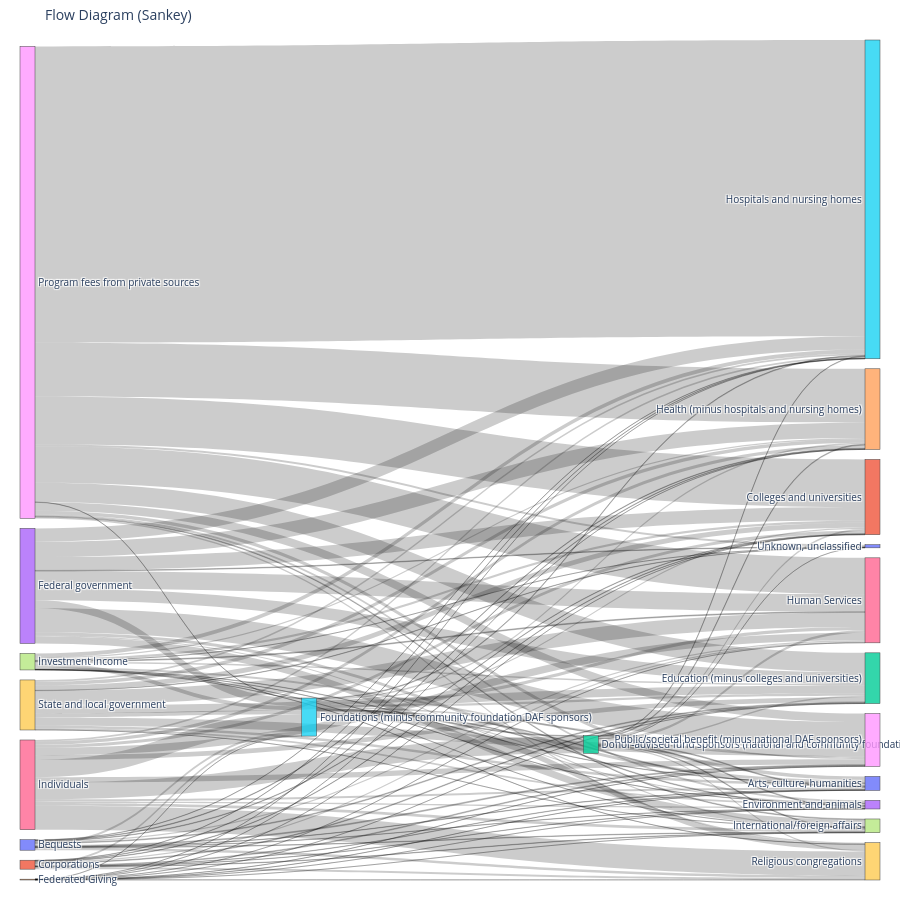

The cell this chart's notebook holds for it:
### Markdown cell above
### Visualize with Plotly Sankey (static charts)

### Code cell
sankey_df = flow_df.copy()

# clean
sankey_df["Amount"] = pd.to_numeric(sankey_df["Amount"], errors="coerce")
sankey_df = sankey_df.dropna(subset=["Amount"])

# merge duplicates
sankey_df = sankey_df.groupby(["Source", "Recipient"], as_index=False)["Amount"].sum()

# split loops
self_loops = sankey_df[sankey_df["Source"] == sankey_df["Recipient"]]
sankey_df = sankey_df[sankey_df["Source"] != sankey_df["Recipient"]]

# nodes + mapping
nodes = pd.Index(sankey_df["Source"].tolist() + sankey_df["Recipient"].tolist()).unique()
node_map = {n: i for i, n in enumerate(nodes)}

source_idx = sankey_df["Source"].map(node_map)
target_idx = sankey_df["Recipient"].map(node_map)
values = sankey_df["Amount"]

# sankey
fig = go.Figure(data=[go.Sankey(
    node=dict(
        label=list(nodes),
        pad=10,
        thickness=15
    ),
    link=dict(
        source=source_idx,
        target=target_idx,
        value=values
    )
)])

# layout
fig.update_layout(
    title_text="Flow Diagram (Sankey)",
    font_size=10,
    height=900,
    width=900,
    margin=dict(l=20, r=20, t=40, b=20)
)

fig.show()

# self-loop summary (optional)
self_loop_summary = self_loops.groupby("Source")["Amount"].sum()

### Figure 1 — Plotly figure (JSON) as saved in the notebook; plotly's stock layout.template omitted (floating-point values rounded to 4 significant figures)
{"data": [{"link": {"source": [0, 0, 0, 0, 0, 0, 0, 0, 0, 0, 0, 0, 1, 1, 1, 1, 1, 1, 1, 1, 1, 1, 1, 1, 2, 2, 2, 2, 2, 2, 2, 2, 2, 2, 2, 2, 3, 3, 3, 3, 3, 3, 3, 3, 3, 3, 3, 3, 3, 4, 4, 4, 4, 4, 4, 4, 4, 4, 4, 4, 4, 5, 5, 5, 5, 5, 5, 5, 5, 5, 5, 5, 5, 6, 6, 6, 6, 6, 6, 6, 6, 6, 6, 6, 6, 6, 7, 7, 7, 7, 7, 7, 7, 7, 7, 7, 7, 7, 8, 8, 8, 8, 8, 8, 8, 8, 8, 8, 8, 8, 8, 9, 9, 9, 9, 9, 9, 9, 9, 9, 9, 9, 9, 9], "target": [10, 11, 12, 13, 5, 14, 15, 16, 17, 18, 19, 20, 10, 11, 12, 13, 5, 14, 15, 16, 17, 18, 19, 20, 10, 11, 12, 13, 5, 14, 15, 16, 17, 18, 19, 20, 10, 11, 2, 12, 13, 5, 14, 15, 16, 17, 18, 19, 20, 10, 11, 12, 13, 5, 14, 15, 16, 17, 18, 19, 20, 10, 11, 2, 12, 13, 14, 15, 16, 17, 18, 19, 20, 10, 11, 2, 12, 13, 5, 14, 15, 16, 17, 18, 19, 20, 10, 11, 12, 13, 5, 14, 15, 16, 17, 18, 19, 20, 10, 11, 2, 12, 13, 5, 14, 15, 16, 17, 18, 19, 20, 10, 11, 2, 12, 13, 5, 14, 15, 16, 17, 18, 19, 20], "value": [1.6, 2.2, 3.43, 1.2, 9.27, 2.42, 1.2, 5.63, 2.02, 4.03, 9.66, 0.0, 1.37, 1.88, 2.94, 1.03, 7.94, 2.07, 1.03, 4.82, 1.73, 3.45, 8.27, 0.0, 3.42, 6.82, 6.99, 3.41, 0.0, 3.49, 2.15, 9.38, 3.14, 4.98, 5.48, 0.4, 12.1, 54.37, 0.0, 48.07, 4.59, 32.49, 62.82, 54.21, 70.81, 29.35, 97.64, 0.0, 2.55, 0.13, 0.17, 0.27, 0.1, 0.73, 0.19, 0.1, 0.45, 0.16, 0.32, 0.76, 0.0, 3.89, 5.33, 3.2, 8.33, 2.92, 5.88, 2.92, 13.66, 4.9, 6.57, 23.43, 0.0, 8.72, 11.9, 68.67, 18.62, 6.54, 70.8, 13.14, 6.48, 30.51, 10.9, 21.79, 97.72, 0.0, 1.38, 9.71, 6.07, 0.5, 16.5, 4.95, 15.43, 3.38, 0.62, 7.94, 0.63, 0.09, 14.7, 194.1, 0.0, 78.61, 7.3, 1.03, 219.7, 1207.0, 148.4, 3.26, 34.56, 5.86, 8.52, 9.56, 20.11, 0.0, 33.34, 7.45, 16.25, 14.17, 8.1, 59.4, 0.05, 34.21, 0.0, 1.27]}, "node": {"label": ["Bequests", "Corporations", "Donor-advised fund sponsors (national and community foundation only)", "Federal government", "Federated Giving", "Foundations (minus community foundation DAF sponsors)", "Individuals", "Investment Income", "Program fees from private sources", "State and local government", "Arts, culture, humanities", "Colleges and universities", "Education (minus colleges and universities)", "Environment and animals", "Health (minus hospitals and nursing homes)", "Hospitals and nursing homes", "Human Services", "International/foreign affairs", "Public/societal benefit (minus national DAF sponsors)", "Religious congregations", "Unknown, unclassified"], "pad": 10, "thickness": 15}, "type": "sankey"}], "layout": {"font": {"size": 10}, "height": 900, "margin": {"b": 20, "l": 20, "r": 20, "t": 40}, "title": {"text": "Flow Diagram (Sankey)"}, "width": 900}}
